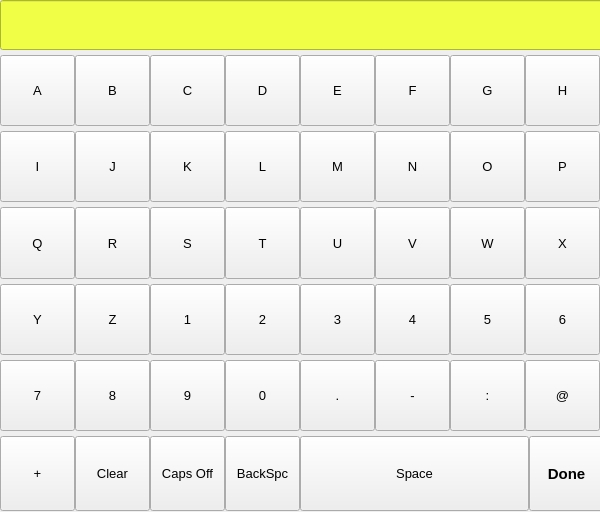
<?xml version="1.0" encoding="UTF-8"?>
<ui version="4.0">
 <class>MainWindow</class>
 <widget class="QMainWindow" name="MainWindow">
  <property name="geometry">
   <rect>
    <x>0</x>
    <y>0</y>
    <width>600</width>
    <height>512</height>
   </rect>
  </property>
  <property name="minimumSize">
   <size>
    <width>0</width>
    <height>0</height>
   </size>
  </property>
  <property name="windowTitle">
   <string>MainWindow</string>
  </property>
  <widget class="QWidget" name="centralwidget">
   <widget class="QWidget" name="verticalLayoutWidget">
    <property name="geometry">
     <rect>
      <x>0</x>
      <y>0</y>
      <width>604</width>
      <height>511</height>
     </rect>
    </property>
    <layout class="QVBoxLayout" name="kb_layout">
     <property name="spacing">
      <number>5</number>
     </property>
     <item>
      <widget class="QLineEdit" name="kbip">
       <property name="minimumSize">
        <size>
         <width>559</width>
         <height>50</height>
        </size>
       </property>
       <property name="font">
        <font>
         <pointsize>14</pointsize>
         <weight>75</weight>
         <bold>true</bold>
        </font>
       </property>
       <property name="styleSheet">
        <string notr="true">background-color: rgb(240, 255, 70);
color: rgb(3, 3, 3);</string>
       </property>
      </widget>
     </item>
     <item>
      <layout class="QHBoxLayout" name="horizontalLayout_2">
       <property name="spacing">
        <number>0</number>
       </property>
       <item>
        <widget class="QPushButton" name="a_bt">
         <property name="maximumSize">
          <size>
           <width>75</width>
           <height>75</height>
          </size>
         </property>
         <property name="font">
          <font>
           <pointsize>10</pointsize>
          </font>
         </property>
         <property name="text">
          <string>A</string>
         </property>
        </widget>
       </item>
       <item>
        <widget class="QPushButton" name="b_bt">
         <property name="maximumSize">
          <size>
           <width>75</width>
           <height>75</height>
          </size>
         </property>
         <property name="font">
          <font>
           <pointsize>10</pointsize>
          </font>
         </property>
         <property name="text">
          <string>B</string>
         </property>
        </widget>
       </item>
       <item>
        <widget class="QPushButton" name="c_bt">
         <property name="maximumSize">
          <size>
           <width>75</width>
           <height>75</height>
          </size>
         </property>
         <property name="font">
          <font>
           <pointsize>10</pointsize>
          </font>
         </property>
         <property name="text">
          <string>C</string>
         </property>
        </widget>
       </item>
       <item>
        <widget class="QPushButton" name="d_bt">
         <property name="maximumSize">
          <size>
           <width>75</width>
           <height>75</height>
          </size>
         </property>
         <property name="font">
          <font>
           <pointsize>10</pointsize>
          </font>
         </property>
         <property name="text">
          <string>D</string>
         </property>
        </widget>
       </item>
       <item>
        <widget class="QPushButton" name="e_bt">
         <property name="maximumSize">
          <size>
           <width>75</width>
           <height>75</height>
          </size>
         </property>
         <property name="font">
          <font>
           <pointsize>10</pointsize>
          </font>
         </property>
         <property name="text">
          <string>E</string>
         </property>
        </widget>
       </item>
       <item>
        <widget class="QPushButton" name="f_bt">
         <property name="maximumSize">
          <size>
           <width>75</width>
           <height>75</height>
          </size>
         </property>
         <property name="font">
          <font>
           <pointsize>10</pointsize>
          </font>
         </property>
         <property name="text">
          <string>F</string>
         </property>
        </widget>
       </item>
       <item>
        <widget class="QPushButton" name="g_bt">
         <property name="maximumSize">
          <size>
           <width>75</width>
           <height>75</height>
          </size>
         </property>
         <property name="font">
          <font>
           <pointsize>10</pointsize>
          </font>
         </property>
         <property name="text">
          <string>G</string>
         </property>
        </widget>
       </item>
       <item>
        <widget class="QPushButton" name="h_bt">
         <property name="maximumSize">
          <size>
           <width>75</width>
           <height>75</height>
          </size>
         </property>
         <property name="font">
          <font>
           <pointsize>10</pointsize>
          </font>
         </property>
         <property name="text">
          <string>H</string>
         </property>
        </widget>
       </item>
      </layout>
     </item>
     <item>
      <layout class="QHBoxLayout" name="horizontalLayout_5">
       <property name="spacing">
        <number>0</number>
       </property>
       <item>
        <widget class="QPushButton" name="i_bt">
         <property name="maximumSize">
          <size>
           <width>75</width>
           <height>75</height>
          </size>
         </property>
         <property name="font">
          <font>
           <pointsize>10</pointsize>
          </font>
         </property>
         <property name="text">
          <string>I</string>
         </property>
        </widget>
       </item>
       <item>
        <widget class="QPushButton" name="j_bt">
         <property name="maximumSize">
          <size>
           <width>75</width>
           <height>75</height>
          </size>
         </property>
         <property name="font">
          <font>
           <pointsize>10</pointsize>
          </font>
         </property>
         <property name="text">
          <string>J</string>
         </property>
        </widget>
       </item>
       <item>
        <widget class="QPushButton" name="k_bt">
         <property name="maximumSize">
          <size>
           <width>75</width>
           <height>75</height>
          </size>
         </property>
         <property name="font">
          <font>
           <pointsize>10</pointsize>
          </font>
         </property>
         <property name="text">
          <string>K</string>
         </property>
        </widget>
       </item>
       <item>
        <widget class="QPushButton" name="l_bt">
         <property name="maximumSize">
          <size>
           <width>75</width>
           <height>75</height>
          </size>
         </property>
         <property name="font">
          <font>
           <pointsize>10</pointsize>
          </font>
         </property>
         <property name="text">
          <string>L</string>
         </property>
        </widget>
       </item>
       <item>
        <widget class="QPushButton" name="m_bt">
         <property name="maximumSize">
          <size>
           <width>75</width>
           <height>75</height>
          </size>
         </property>
         <property name="font">
          <font>
           <pointsize>10</pointsize>
          </font>
         </property>
         <property name="text">
          <string>M</string>
         </property>
        </widget>
       </item>
       <item>
        <widget class="QPushButton" name="n_bt">
         <property name="maximumSize">
          <size>
           <width>75</width>
           <height>75</height>
          </size>
         </property>
         <property name="font">
          <font>
           <pointsize>10</pointsize>
          </font>
         </property>
         <property name="text">
          <string>N</string>
         </property>
        </widget>
       </item>
       <item>
        <widget class="QPushButton" name="o_bt">
         <property name="maximumSize">
          <size>
           <width>75</width>
           <height>75</height>
          </size>
         </property>
         <property name="font">
          <font>
           <pointsize>10</pointsize>
          </font>
         </property>
         <property name="text">
          <string>O</string>
         </property>
        </widget>
       </item>
       <item>
        <widget class="QPushButton" name="p_bt">
         <property name="maximumSize">
          <size>
           <width>75</width>
           <height>75</height>
          </size>
         </property>
         <property name="font">
          <font>
           <pointsize>10</pointsize>
          </font>
         </property>
         <property name="text">
          <string>P</string>
         </property>
        </widget>
       </item>
      </layout>
     </item>
     <item>
      <layout class="QHBoxLayout" name="horizontalLayout_3">
       <property name="spacing">
        <number>0</number>
       </property>
       <item>
        <widget class="QPushButton" name="q_bt">
         <property name="maximumSize">
          <size>
           <width>75</width>
           <height>75</height>
          </size>
         </property>
         <property name="font">
          <font>
           <pointsize>10</pointsize>
          </font>
         </property>
         <property name="text">
          <string>Q</string>
         </property>
        </widget>
       </item>
       <item>
        <widget class="QPushButton" name="r_bt">
         <property name="maximumSize">
          <size>
           <width>75</width>
           <height>75</height>
          </size>
         </property>
         <property name="font">
          <font>
           <pointsize>10</pointsize>
          </font>
         </property>
         <property name="text">
          <string>R</string>
         </property>
        </widget>
       </item>
       <item>
        <widget class="QPushButton" name="s_bt">
         <property name="maximumSize">
          <size>
           <width>75</width>
           <height>75</height>
          </size>
         </property>
         <property name="font">
          <font>
           <pointsize>10</pointsize>
          </font>
         </property>
         <property name="text">
          <string>S</string>
         </property>
        </widget>
       </item>
       <item>
        <widget class="QPushButton" name="t_bt">
         <property name="maximumSize">
          <size>
           <width>75</width>
           <height>75</height>
          </size>
         </property>
         <property name="font">
          <font>
           <pointsize>10</pointsize>
          </font>
         </property>
         <property name="text">
          <string>T</string>
         </property>
        </widget>
       </item>
       <item>
        <widget class="QPushButton" name="u_bt">
         <property name="maximumSize">
          <size>
           <width>75</width>
           <height>75</height>
          </size>
         </property>
         <property name="font">
          <font>
           <pointsize>10</pointsize>
          </font>
         </property>
         <property name="text">
          <string>U</string>
         </property>
        </widget>
       </item>
       <item>
        <widget class="QPushButton" name="v_bt">
         <property name="maximumSize">
          <size>
           <width>75</width>
           <height>75</height>
          </size>
         </property>
         <property name="font">
          <font>
           <pointsize>10</pointsize>
          </font>
         </property>
         <property name="text">
          <string>V</string>
         </property>
        </widget>
       </item>
       <item>
        <widget class="QPushButton" name="w_bt">
         <property name="maximumSize">
          <size>
           <width>75</width>
           <height>75</height>
          </size>
         </property>
         <property name="font">
          <font>
           <pointsize>10</pointsize>
          </font>
         </property>
         <property name="text">
          <string>W</string>
         </property>
        </widget>
       </item>
       <item>
        <widget class="QPushButton" name="x_bt">
         <property name="maximumSize">
          <size>
           <width>75</width>
           <height>75</height>
          </size>
         </property>
         <property name="font">
          <font>
           <pointsize>10</pointsize>
          </font>
         </property>
         <property name="text">
          <string>X</string>
         </property>
        </widget>
       </item>
      </layout>
     </item>
     <item>
      <layout class="QHBoxLayout" name="horizontalLayout_4">
       <property name="spacing">
        <number>0</number>
       </property>
       <item>
        <widget class="QPushButton" name="y_bt">
         <property name="maximumSize">
          <size>
           <width>75</width>
           <height>75</height>
          </size>
         </property>
         <property name="font">
          <font>
           <pointsize>10</pointsize>
          </font>
         </property>
         <property name="text">
          <string>Y</string>
         </property>
        </widget>
       </item>
       <item>
        <widget class="QPushButton" name="z_bt">
         <property name="maximumSize">
          <size>
           <width>75</width>
           <height>75</height>
          </size>
         </property>
         <property name="font">
          <font>
           <pointsize>10</pointsize>
          </font>
         </property>
         <property name="text">
          <string>Z</string>
         </property>
        </widget>
       </item>
       <item>
        <widget class="QPushButton" name="one_bt">
         <property name="maximumSize">
          <size>
           <width>75</width>
           <height>75</height>
          </size>
         </property>
         <property name="font">
          <font>
           <pointsize>10</pointsize>
          </font>
         </property>
         <property name="text">
          <string>1</string>
         </property>
        </widget>
       </item>
       <item>
        <widget class="QPushButton" name="two_bt">
         <property name="maximumSize">
          <size>
           <width>75</width>
           <height>75</height>
          </size>
         </property>
         <property name="font">
          <font>
           <pointsize>10</pointsize>
          </font>
         </property>
         <property name="text">
          <string>2</string>
         </property>
        </widget>
       </item>
       <item>
        <widget class="QPushButton" name="three_bt">
         <property name="maximumSize">
          <size>
           <width>75</width>
           <height>75</height>
          </size>
         </property>
         <property name="font">
          <font>
           <pointsize>10</pointsize>
          </font>
         </property>
         <property name="text">
          <string>3</string>
         </property>
        </widget>
       </item>
       <item>
        <widget class="QPushButton" name="four_bt">
         <property name="maximumSize">
          <size>
           <width>75</width>
           <height>75</height>
          </size>
         </property>
         <property name="font">
          <font>
           <pointsize>10</pointsize>
          </font>
         </property>
         <property name="text">
          <string>4</string>
         </property>
        </widget>
       </item>
       <item>
        <widget class="QPushButton" name="five_bt">
         <property name="maximumSize">
          <size>
           <width>75</width>
           <height>75</height>
          </size>
         </property>
         <property name="font">
          <font>
           <pointsize>10</pointsize>
          </font>
         </property>
         <property name="text">
          <string>5</string>
         </property>
        </widget>
       </item>
       <item>
        <widget class="QPushButton" name="six_bt">
         <property name="maximumSize">
          <size>
           <width>75</width>
           <height>75</height>
          </size>
         </property>
         <property name="font">
          <font>
           <pointsize>10</pointsize>
          </font>
         </property>
         <property name="text">
          <string>6</string>
         </property>
        </widget>
       </item>
      </layout>
     </item>
     <item>
      <layout class="QHBoxLayout" name="horizontalLayout_6">
       <property name="spacing">
        <number>0</number>
       </property>
       <item>
        <widget class="QPushButton" name="seven_bt">
         <property name="maximumSize">
          <size>
           <width>75</width>
           <height>75</height>
          </size>
         </property>
         <property name="font">
          <font>
           <pointsize>10</pointsize>
          </font>
         </property>
         <property name="text">
          <string>7</string>
         </property>
        </widget>
       </item>
       <item>
        <widget class="QPushButton" name="eight_bt">
         <property name="maximumSize">
          <size>
           <width>75</width>
           <height>75</height>
          </size>
         </property>
         <property name="font">
          <font>
           <pointsize>10</pointsize>
          </font>
         </property>
         <property name="text">
          <string>8</string>
         </property>
        </widget>
       </item>
       <item>
        <widget class="QPushButton" name="nine_bt">
         <property name="maximumSize">
          <size>
           <width>75</width>
           <height>75</height>
          </size>
         </property>
         <property name="font">
          <font>
           <pointsize>10</pointsize>
          </font>
         </property>
         <property name="text">
          <string>9</string>
         </property>
        </widget>
       </item>
       <item>
        <widget class="QPushButton" name="zero_bt">
         <property name="maximumSize">
          <size>
           <width>75</width>
           <height>75</height>
          </size>
         </property>
         <property name="font">
          <font>
           <pointsize>10</pointsize>
          </font>
         </property>
         <property name="text">
          <string>0</string>
         </property>
        </widget>
       </item>
       <item>
        <widget class="QPushButton" name="dot_bt">
         <property name="maximumSize">
          <size>
           <width>75</width>
           <height>75</height>
          </size>
         </property>
         <property name="font">
          <font>
           <pointsize>10</pointsize>
          </font>
         </property>
         <property name="text">
          <string>.</string>
         </property>
        </widget>
       </item>
       <item>
        <widget class="QPushButton" name="hyphen_bt">
         <property name="maximumSize">
          <size>
           <width>75</width>
           <height>75</height>
          </size>
         </property>
         <property name="font">
          <font>
           <pointsize>10</pointsize>
          </font>
         </property>
         <property name="text">
          <string>-</string>
         </property>
        </widget>
       </item>
       <item>
        <widget class="QPushButton" name="colon_bt">
         <property name="maximumSize">
          <size>
           <width>75</width>
           <height>75</height>
          </size>
         </property>
         <property name="font">
          <font>
           <pointsize>10</pointsize>
          </font>
         </property>
         <property name="text">
          <string>:</string>
         </property>
        </widget>
       </item>
       <item>
        <widget class="QPushButton" name="at_bt">
         <property name="maximumSize">
          <size>
           <width>75</width>
           <height>75</height>
          </size>
         </property>
         <property name="font">
          <font>
           <pointsize>10</pointsize>
          </font>
         </property>
         <property name="text">
          <string>@</string>
         </property>
        </widget>
       </item>
      </layout>
     </item>
     <item>
      <layout class="QHBoxLayout" name="horizontalLayout_7">
       <property name="spacing">
        <number>0</number>
       </property>
       <item>
        <widget class="QPushButton" name="plus_bt">
         <property name="maximumSize">
          <size>
           <width>75</width>
           <height>75</height>
          </size>
         </property>
         <property name="font">
          <font>
           <pointsize>10</pointsize>
          </font>
         </property>
         <property name="text">
          <string>+</string>
         </property>
        </widget>
       </item>
       <item>
        <widget class="QPushButton" name="clr_bt">
         <property name="maximumSize">
          <size>
           <width>75</width>
           <height>75</height>
          </size>
         </property>
         <property name="font">
          <font>
           <pointsize>10</pointsize>
          </font>
         </property>
         <property name="text">
          <string>Clear</string>
         </property>
        </widget>
       </item>
       <item>
        <widget class="QPushButton" name="caps_bt">
         <property name="maximumSize">
          <size>
           <width>75</width>
           <height>75</height>
          </size>
         </property>
         <property name="font">
          <font>
           <pointsize>10</pointsize>
          </font>
         </property>
         <property name="text">
          <string>Caps Off</string>
         </property>
        </widget>
       </item>
       <item>
        <widget class="QPushButton" name="bckspc_bt">
         <property name="maximumSize">
          <size>
           <width>75</width>
           <height>75</height>
          </size>
         </property>
         <property name="font">
          <font>
           <pointsize>10</pointsize>
          </font>
         </property>
         <property name="text">
          <string>BackSpc</string>
         </property>
        </widget>
       </item>
       <item>
        <widget class="QPushButton" name="spc_bt">
         <property name="minimumSize">
          <size>
           <width>75</width>
           <height>75</height>
          </size>
         </property>
         <property name="font">
          <font>
           <pointsize>10</pointsize>
          </font>
         </property>
         <property name="text">
          <string>Space</string>
         </property>
        </widget>
       </item>
       <item>
        <widget class="QPushButton" name="done_bt">
         <property name="maximumSize">
          <size>
           <width>75</width>
           <height>75</height>
          </size>
         </property>
         <property name="font">
          <font>
           <family>MS Shell Dlg 2</family>
           <pointsize>11</pointsize>
           <weight>75</weight>
           <bold>true</bold>
          </font>
         </property>
         <property name="text">
          <string>Done</string>
         </property>
        </widget>
       </item>
      </layout>
     </item>
    </layout>
   </widget>
  </widget>
 </widget>
 <resources/>
 <connections/>
</ui>
